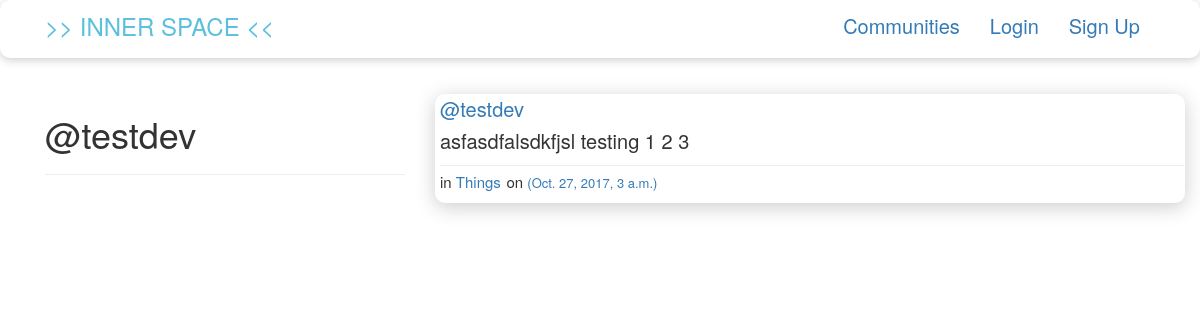
/posts/by/testdev, run on the app's committed database.
### posts/models.py (models this page shows, shortened)
class Post(models.Model):
    user = models.ForeignKey(User,related_name='posts')
    create_date = models.DateTimeField(auto_now=True)
    message = models.TextField(max_length=4096)
    message_html = models.TextField(editable=False)
    community = models.ForeignKey(Community,related_name='posts',null=True,blank=True)
    class Meta:
        ordering = ['-create_date']
        unique_together = ('user','message')

### communities/models.py (models this page shows, shortened)
class Community(models.Model):
    name = models.CharField(max_length=256,unique=True)
    slug = models.SlugField(allow_unicode=True,unique=True)
    description = models.TextField(blank=True,default='')
    description_html = models.TextField(editable=False,default='',blank=True)
    members = models.ManyToManyField(User,through='CommunityMember')
    class Meta:
        ordering = ['name']

### posts/views.py (the view)
class UserPosts(generic.ListView):
    model = models.Post
    template_name = 'posts/user_post_list.html'
    def get_queryset(self):
        try:
            self.post_user = User.objects.prefetch_related('posts').get(username__iexact=self.kwargs.get('username'))
        except User.DoesNotExist:
            raise Http404
        else:
            return self.post_user.posts.all()
    def get_context_data(self,**kwargs):
        context = super().get_context_data(**kwargs)
        context['post_user'] = self.post_user
        return context

### posts/templates/posts/user_post_list.html
{% extends "posts/posts_base.html" %}
{% block post_prefix %}
<div class="col-md-4">
  <h1>@{{post_user.username}}</h1>
  <hr>
</div>
{% endblock %}
{% block post_content %}
<div class="col-md-8">
  {% for post in post_list %}
    {% include "posts/_post.html" %}
  {% endfor %}
</div>
{% endblock %}

### posts/templates/posts/_post.html (shortened to what this page needs)
<div class="shadebox post-item">
    <div class="post-header">
      <div class="post-user">
        <a href="{% url 'posts:for_user' username=post.user.username %}">
          @{{post.user.username}}
        </a>
      </div>
    </div>
    <div class='post-content'>
      {{post.message_html|safe}}
    </div>
    <hr style='padding:0; margin:0; margin-top:3px'>
    <div class="post-footer">
      {% if post.community %}
			   <span class="post-community">in <a href="{% url 'communities:single' slug=post.community.slug %}">{{ post.community.name }}</a></span>
         <span class='post-community'> on </span>
      {% endif %}
      <time class="post-time">
        <a href="{% url 'posts:single' username=post.user.username pk=post.pk %}">
          ({{post.create_date}})
        </a>
      </time>
    </div>
</div>

### static/innerspace/css/master.css (style rules this page uses)
body { font-size: 20px; overflow: hidden; }
:root { --jumbo-text-1-color: #89a6c6; }
.shadebox { padding: 1px; box-shadow:0 4px 20px #ccc; border-radius:10px; -webkit-transition:all .2s cubic-bezier(.93, .71, .58, 1); }
.post-item { padding-bottom: 8px; padding-left: 5px; margin-bottom: 15px; }
.post-user { margin: 0; margin-bottom: 3px; padding: 0; }
.post-content { margin: 0; padding: 0; }
.post-footer { justify-content: left; }
.post-community { font-size: 0.75em; }
.post-time { font-size: 0.65em; }
hr { color: blue; }

### static/innerspace/css/btn.css (style rules this page uses)
:root { --btn-good-color: rgb(91,192,222); }

### data on the page
Post: user.username "testdev", message_html "asfasdfalsdkfjsl testing 1 2 3", community.name "Things", create_date "Oct. 27, 2017, 3 a.m."

### other printed values
{{ post_user.username }} "testdev"
